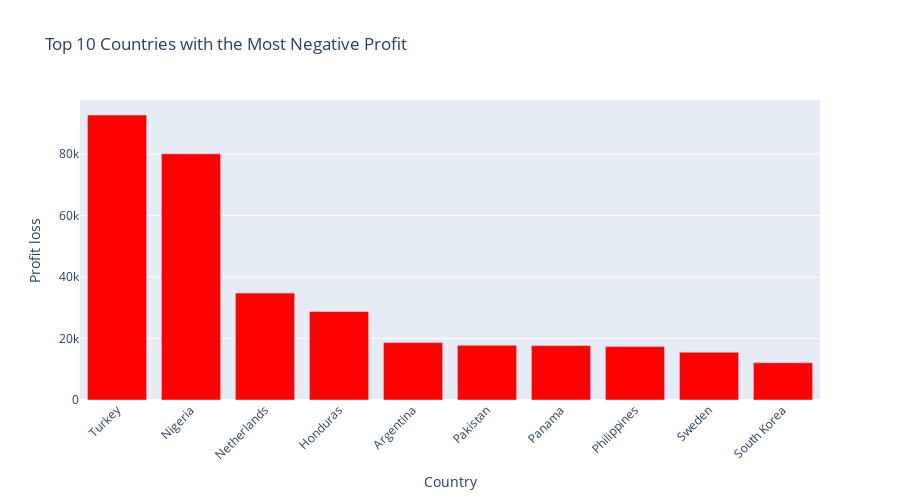

The cell this chart's notebook holds for it:
### Code cell
# Aggregate profit data by country
country_profit = df.groupby("Country")["Profit"].sum().reset_index()

# Filter countries with negative profit, sort them to get the worst negatives, and pick the top 10
top_negative_profit_countries = country_profit[country_profit["Profit"] < 0].sort_values(by="Profit").head(10)

# Create bar chart using the absolute profit values so the bars go upward
fig = go.Figure(data=[go.Bar(x=top_negative_profit_countries["Country"],
                             y=top_negative_profit_countries["Profit"].abs(),
                             marker=dict(color="red"),
                             textposition="auto")])

# Update layout
fig.update_layout(title="Top 10 Countries with the Most Negative Profit",
                  xaxis_title="Country",
                  yaxis_title="Profit loss",
                  height=500, width=900, xaxis_tickangle=-45)

fig.show()

### Figure 1 — Plotly figure (JSON) as saved in the notebook; plotly's stock layout.template omitted (floating-point values rounded to 4 significant figures)
{"data": [{"marker": {"color": "red"}, "textposition": "auto", "type": "bar", "x": ["Turkey", "Nigeria", "Netherlands", "Honduras", "Argentina", "Pakistan", "Panama", "Philippines", "Sweden", "South Korea"], "y": [92720.0, 80090.0, 34780.0, 28770.0, 18670.0, 17780.0, 17720.0, 17380.0, 15530.0, 12120.0]}], "layout": {"height": 500, "title": {"text": "Top 10 Countries with the Most Negative Profit"}, "width": 900, "xaxis": {"tickangle": -45, "title": {"text": "Country"}}, "yaxis": {"title": {"text": "Profit loss"}}}}
